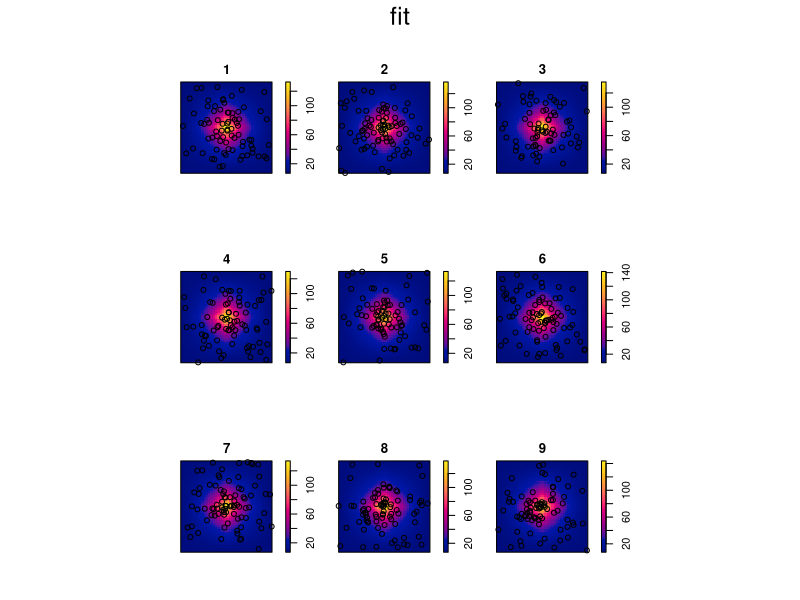

The R script that drew this image:
library(spatstat)


### Name: plot.mppm
### Title: plot a Fitted Multiple Point Process Model
### Aliases: plot.mppm
### Keywords: spatial hplot models

### ** Examples

  # Synthetic data from known model
  n <- 9
  H <- hyperframe(V=1:n,
                  U=runif(n, min=-1, max=1))
  H$Z <- setcov(square(1))
  H$U <- with(H, as.im(U, as.rectangle(Z)))
  H$Y <- with(H, rpoispp(eval.im(exp(2+3*Z))))

  fit <- mppm(Y ~Z + U + V, data=H)

  plot(fit)
